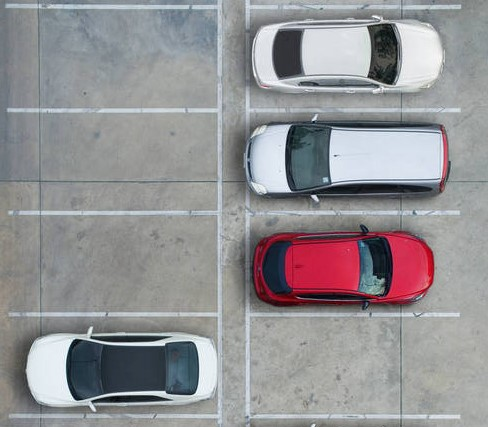
//> input picture 停車場鳥瞰圖車位分析/hw4_public/public5.jpg, 488 x 427 px
$ ./HW4-1101455 hw4_public/public5.jpg   (built with g++ and OpenCV 4)
//> lines starting //> are read from the running program, lines starting //| are printed output that depends on the picture; after the words box and inside, x2 and y2 are one past the last pixel; in counts of white or black regions, pixels touching at a corner belong together
#include<opencv2/opencv.hpp>
#include <opencv2/imgproc/imgproc_c.h>
#include<iostream>
#include<string>
#include<math.h>
using namespace std;
using namespace cv;
vector<Vec4i> linesP;
int spaceHight;
int y;
int flag;

void F(Mat& img) {
	medianBlur(img, img, 3);

	Mat element = getStructuringElement(MORPH_ELLIPSE, Size(3, 3), Point(1, 1));
	erode(img, img, element);//侵蝕

	Mat element1 = getStructuringElement(MORPH_ELLIPSE, Size(5, 5), Point(3, 3));

	dilate(img, img, element1);//膨脹


}

void G(Mat img) {
	Mat spaceCanny, hsv, tmp;
	int imgHight = img.rows;
	cvtColor(img, hsv, CV_BGR2HSV);//toHSV
	inRange(hsv, Scalar(0, 0, 170), Scalar(180, 24, 224), hsv);
	F(hsv);
	Canny(hsv, spaceCanny, 50, 150);//邊緣檢測

	HoughLinesP(spaceCanny, linesP, 1, CV_PI / 180, 100, 100, 10);
	y = 9999;
	flag = 0;
	spaceHight = 0;
	for (size_t i = 0; i < linesP.size(); i++)
	{
		Vec4i l = linesP[i];
		if (spaceHight < abs(l[1] - l[3]) && abs(l[1] - l[3]) <= imgHight / 2)
			spaceHight = abs(l[1] - l[3]);
		if (y > l[1])
			y = l[1];
		if (y > l[3])
			y = l[3];
		if (abs(l[0] - l[2]) > 1)
			flag++;
		if (flag > 8)
			break;
	}


}

int main(int argc, char* argv[])
{
	String img_path = argv[1];
	//String img_path = "public5.jpg";
	Mat img = imread(img_path, 1);
//> img is the input picture: 427 rows x 488 cols, CV_8UC3; mean B, G, R 148.2, 145.5, 147.1
	Mat carCanny, gray, carTmp, spaceTmp;
	carTmp = img.clone();
	spaceTmp = img.clone();
	G(spaceTmp);
//> in G, `cvtColor(img, hsv, CV_BGR2HSV);`: hsv: 427 rows x 488 cols, CV_8UC3; mean H, S, V 81.3, 26.1, 154.3
//> in G, `inRange(hsv, Scalar(0, 0, 170), Scalar(180, 24, 224), hsv);`:
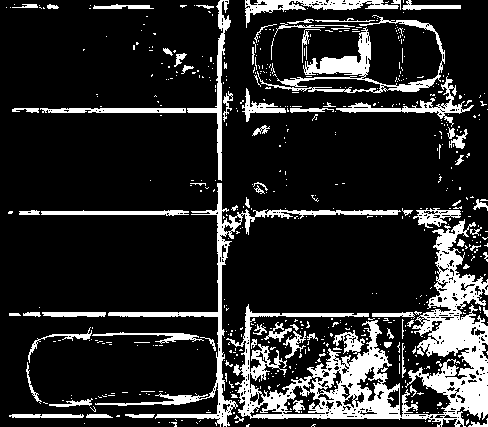
//> hsv: 427 rows x 488 cols, CV_8UC1; 16.3% white; 581 white regions (500 under 20 px), largest, box (x1, y1, x2, y2) and area: (226, 219, 488, 427) 14388, (95, 183, 401, 427) 3816, (257, 15, 445, 93) 2656
//> in F, `dilate(img, img, element1);`: img: 427 rows x 488 cols, CV_8UC1; 21.1% white; 82 white regions (11 under 20 px), largest, box (x1, y1, x2, y2) and area: (225, 219, 488, 427) 20362, (42, 182, 400, 427) 5499, (280, 29, 444, 94) 2854
//> in G, `Canny(hsv, spaceCanny, 50, 150);`:
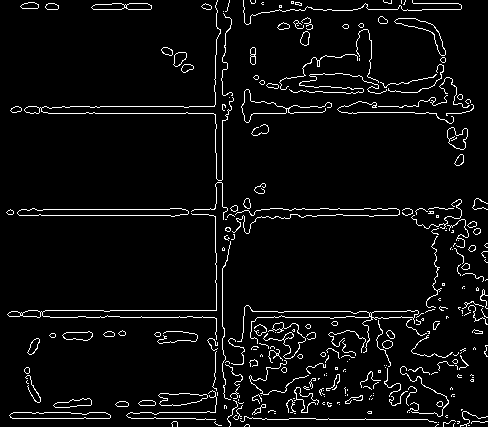
//> spaceCanny: 427 rows x 488 cols, CV_8UC1; 4.9% white in thin lines or dots
//> in G, `HoughLinesP(spaceCanny, linesP, 1, CV_PI / 180, 100, 100, 10);`: linesP = 11 lines (x1, y1, x2, y2), first 8: [257, 317, 416, 317], [290, 215, 414, 215], [28, 310, 222, 310], [30, 113, 213, 113], [283, 209, 428, 209], [62, 106, 241, 106], [222, 206, 222, 57], [244, 311, 427, 311]
//> the loop in G, `for (size_t i = 0; i < linesP.size(); i++)` made 10 passes
//> (l, spaceHight, y) on pass 7: ([222, 206, 222, 57], 149, 57)
//> (l, y) on passes 1, 2, 4, 6: ([257, 317, 416, 317], 317), ([290, 215, 414, 215], 215), ([30, 113, 213, 113], 113), ([62, 106, 241, 106], 106)
//> after the loop in G, `for (size_t i = 0; i < linesP.size(); i++)`: spaceHight = 149; y = 57; flag = 9
	if (flag > 8) {
		linesP.clear();
		transpose(img, img);
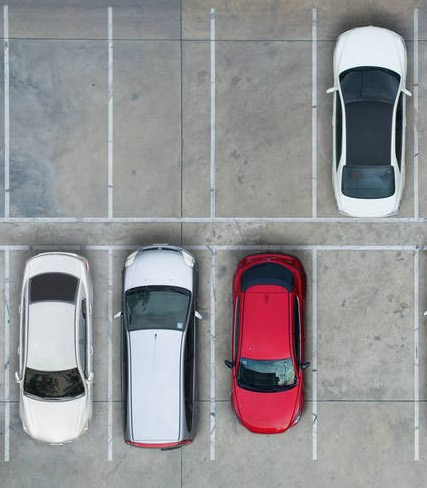
//> img: 488 rows x 427 cols, CV_8UC3; mean B, G, R 148.2, 145.5, 147.1
		spaceTmp = img.clone();
		G(spaceTmp);
//> in G (call 2), `cvtColor(img, hsv, CV_BGR2HSV);`: hsv: 488 rows x 427 cols, CV_8UC3; mean H, S, V 81.3, 26.1, 154.3
//> in G (call 2), `inRange(hsv, Scalar(0, 0, 170), Scalar(180, 24, 224), hsv);`:
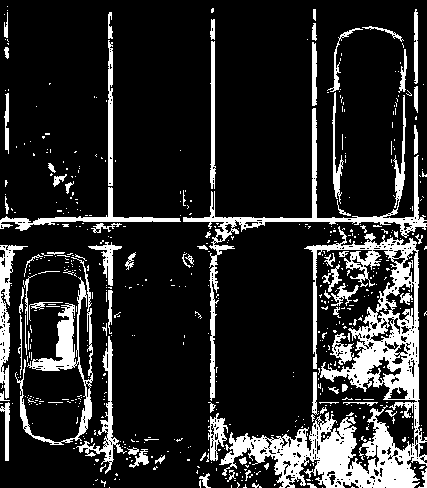
//> hsv: 488 rows x 427 cols, CV_8UC1; 16.3% white; 581 white regions (500 under 20 px), largest, box (x1, y1, x2, y2) and area: (219, 226, 427, 488) 14388, (183, 95, 427, 401) 3816, (15, 257, 93, 445) 2656
//> in F (call 2), `dilate(img, img, element1);`:
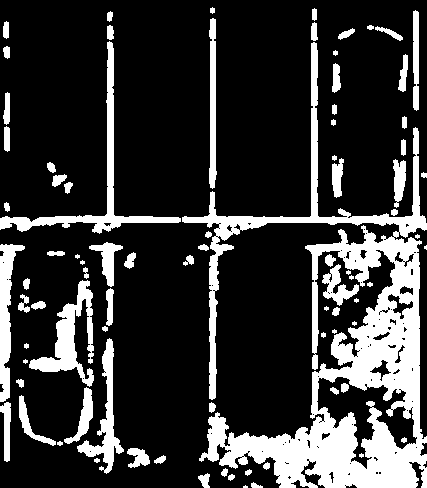
//> img: 488 rows x 427 cols, CV_8UC1; 21.3% white; 84 white regions (13 under 20 px), largest, box (x1, y1, x2, y2) and area: (182, 42, 427, 488) 26596, (0, 41, 181, 234) 2781, (29, 280, 94, 387) 2343
//> in G (call 2), `Canny(hsv, spaceCanny, 50, 150);`:
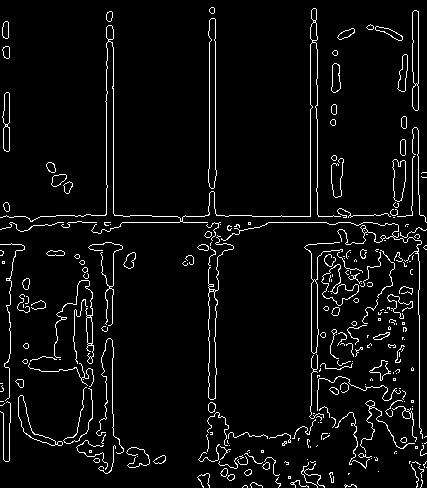
//> spaceCanny: 488 rows x 427 cols, CV_8UC1; 4.9% white in thin lines or dots
//> in G (call 2), `HoughLinesP(spaceCanny, linesP, 1, CV_PI / 180, 100, 100, 10);`: linesP = 9 lines (x1, y1, x2, y2), first 8: [113, 213, 113, 29], [215, 180, 215, 19], [209, 168, 209, 9], [317, 377, 317, 257], [106, 230, 106, 61], [252, 216, 352, 216], [310, 215, 310, 27], [419, 427, 419, 315]
//> the loop in G (call 2), `for (size_t i = 0; i < linesP.size(); i++)` made 9 passes
//> (l, spaceHight, y) on pass 1: ([113, 213, 113, 29], 184, 29)
//> (l, y) on passes 2 to 3: ([215, 180, 215, 19], 19), ([209, 168, 209, 9], 9)
//> after the loop in G (call 2), `for (size_t i = 0; i < linesP.size(); i++)`: spaceHight = 188; y = 9; flag = 1
	}

	cvtColor(carTmp, carCanny, CV_BGR2GRAY);//轉灰
	Canny(carCanny, carCanny, 50, 150);
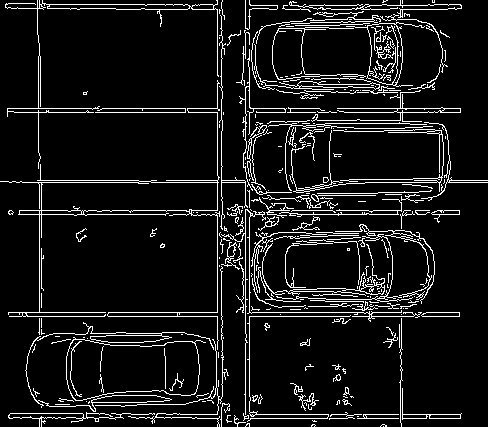
//> carCanny: 427 rows x 488 cols, CV_8UC1; 8.7% white in thin lines or dots
	vector<vector<Point> >contours;
	findContours(carCanny, contours, CV_RETR_EXTERNAL, CHAIN_APPROX_NONE);
//> contours = 247 contours, 209 with area under 20; largest, box (x1, y1, x2, y2) and area: (66, 337, 206, 401) 6610, (0, 80, 220, 350) 5544, (346, 22, 425, 87) 1813, (272, 27, 366, 80) 1462, (25, 322, 214, 412) 927
	int carNum = 0;
	for (int i = 0; i < contours.size(); i++) {

		if (contours[i].size() > 1200) {
			carNum++;
		}
	}
//> after the loop, carNum = 4

	int imgWidth = img.cols;
//> imgWidth = 427
	int spaceWidth = spaceHight / 5 * 2.4;
//> spaceWidth = 88
	int spaceNum = imgWidth / spaceWidth;
//> spaceNum = 4


	cout << carNum << " " << spaceNum * 2 - carNum << endl;
//| 4 4

	waitKey(0);
	return 0;
}

$ run again, with 停車場鳥瞰圖車位分析/hw4_public/public1.jpg copied over 停車場鳥瞰圖車位分析/hw4_public/public5.jpg
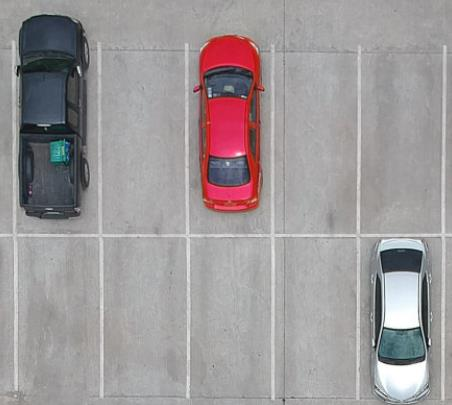
//> input picture 停車場鳥瞰圖車位分析/hw4_public/public1.jpg, 452 x 405 px
//> img is the input picture: 405 rows x 452 cols, CV_8UC3; mean B, G, R 153.2, 151.8, 157.2
//> in G, `inRange(hsv, Scalar(0, 0, 170), Scalar(180, 24, 224), hsv);`:
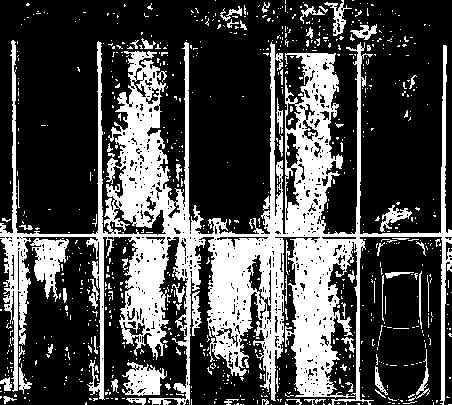
//> hsv: 405 rows x 452 cols, CV_8UC1; 29.4% white; 841 white regions (772 under 20 px), largest, box (x1, y1, x2, y2) and area: (0, 40, 452, 405) 44399, (30, 238, 69, 302) 1186, (122, 362, 167, 396) 915
//> spaceCanny: 405 rows x 452 cols, CV_8UC1; 5.9% white in thin lines or dots
//> linesP = 13 lines (x1, y1, x2, y2), first 8: [439, 404, 439, 264], [446, 227, 446, 84], [355, 206, 355, 45], [96, 230, 96, 66], [189, 211, 189, 42], [360, 401, 360, 260], [183, 192, 183, 42], [104, 398, 104, 298]
//> the loop in G, `for (size_t i = 0; i < linesP.size(); i++)` made 13 passes
//> (l, spaceHight, y) on passes 1, 2, 3, 5: ([439, 404, 439, 264], 140, 264), ([446, 227, 446, 84], 143, 84), ([355, 206, 355, 45], 161, 45), ([189, 211, 189, 42], 169, 42)
//> after the loop in G, `for (size_t i = 0; i < linesP.size(); i++)`: spaceHight = 169; y = 42; flag = 1
//> `Canny(carCanny, carCanny, 50, 150);`:
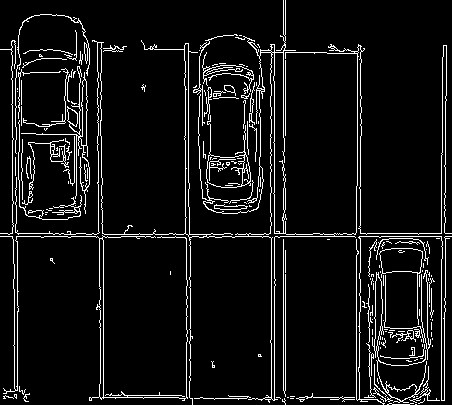
//> carCanny: 405 rows x 452 cols, CV_8UC1; 7.3% white in thin lines or dots
//> contours = 162 contours, 147 with area under 20; largest, box (x1, y1, x2, y2) and area: (15, 0, 452, 405) 2302, (206, 115, 251, 188) 1249, (379, 248, 423, 325) 930, (372, 272, 427, 403) 742, (0, 235, 188, 401) 586
//> after the loop `for (int i = 0; i < contours.size(); i++)`: carNum = 3
//> spaceWidth = 79
//> spaceNum = 5
//| 3 7

$ run again, with 停車場鳥瞰圖車位分析/hw4_public/public2.jpg copied over 停車場鳥瞰圖車位分析/hw4_public/public5.jpg
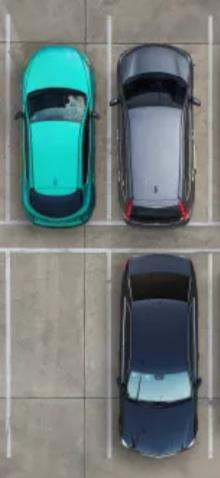
//> input picture 停車場鳥瞰圖車位分析/hw4_public/public2.jpg, 220 x 478 px
//> img is the input picture: 478 rows x 220 cols, CV_8UC3; mean B, G, R 122, 123.4, 110.3
//> in G, `inRange(hsv, Scalar(0, 0, 170), Scalar(180, 24, 224), hsv);`:
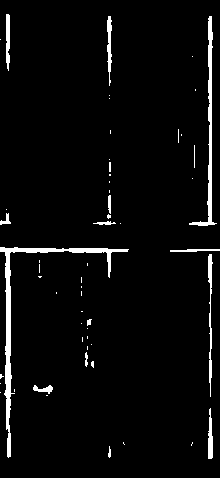
//> hsv: 478 rows x 220 cols, CV_8UC1; 3.8% white; 55 white regions (39 under 20 px), largest, box (x1, y1, x2, y2) and area: (0, 247, 129, 458) 1602, (189, 16, 217, 226) 842, (208, 254, 213, 397) 323
//> spaceCanny: 478 rows x 220 cols, CV_8UC1; 1.8% white in thin lines or dots
//> linesP = 2 lines (x1, y1, x2, y2): [212, 225, 212, 42], [11, 411, 11, 268]
//> the loop in G, `for (size_t i = 0; i < linesP.size(); i++)` made 2 passes
//> (l, spaceHight, y) on pass 1: ([212, 225, 212, 42], 183, 42)
//> after the loop in G, `for (size_t i = 0; i < linesP.size(); i++)`: spaceHight = 183; y = 42; flag = 0
//> `Canny(carCanny, carCanny, 50, 150);`:
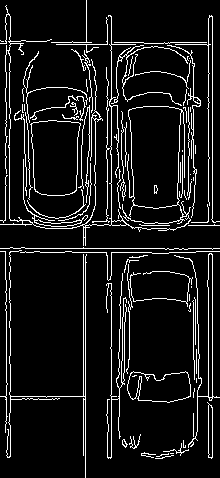
//> carCanny: 478 rows x 220 cols, CV_8UC1; 9.2% white in thin lines or dots
//> contours = 77 contours, 67 with area under 20; largest, box (x1, y1, x2, y2) and area: (0, 5, 191, 246) 4974, (30, 120, 81, 196) 3232, (127, 371, 191, 403) 1520, (174, 253, 220, 448) 611, (207, 402, 213, 459) 208
//> the loop `for (int i = 0; i < contours.size(); i++)` made 77 passes
//> after the loop `for (int i = 0; i < contours.size(); i++)`: carNum = 3
//> spaceWidth = 86
//> spaceNum = 2
//| 3 1

$ run again, with 停車場鳥瞰圖車位分析/hw4_public/public3.jpg copied over 停車場鳥瞰圖車位分析/hw4_public/public5.jpg
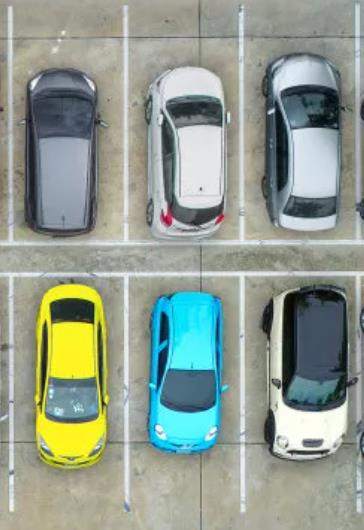
//> input picture 停車場鳥瞰圖車位分析/hw4_public/public3.jpg, 364 x 530 px
//> img is the input picture: 530 rows x 364 cols, CV_8UC3; mean B, G, R 144.7, 156.6, 145.8
//> spaceCanny: 530 rows x 364 cols, CV_8UC1; 5% white in thin lines or dots
//> linesP = 6 lines (x1, y1, x2, y2): [14, 460, 14, 298], [7, 469, 7, 318], [6, 156, 6, 7], [13, 211, 13, 78], [125, 436, 125, 268], [30, 269, 131, 271]
//> the loop in G, `for (size_t i = 0; i < linesP.size(); i++)` made 6 passes
//> (l, spaceHight, y) on pass 1: ([14, 460, 14, 298], 162, 298)
//> after the loop in G, `for (size_t i = 0; i < linesP.size(); i++)`: spaceHight = 168; y = 7; flag = 1
//> `Canny(carCanny, carCanny, 50, 150);`:
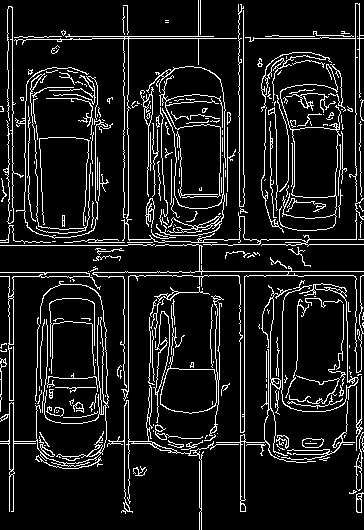
//> carCanny: 530 rows x 364 cols, CV_8UC1; 10.7% white in thin lines or dots
//> contours = 268 contours, 230 with area under 20; largest, box (x1, y1, x2, y2) and area: (279, 64, 341, 231) 2990, (160, 295, 224, 436) 2258, (153, 311, 170, 423) 636, (0, 281, 109, 512) 448, (261, 52, 332, 112) 443
//> after the loop `for (int i = 0; i < contours.size(); i++)`: carNum = 4
//> spaceWidth = 79
//> spaceNum = 4
//| 4 4
